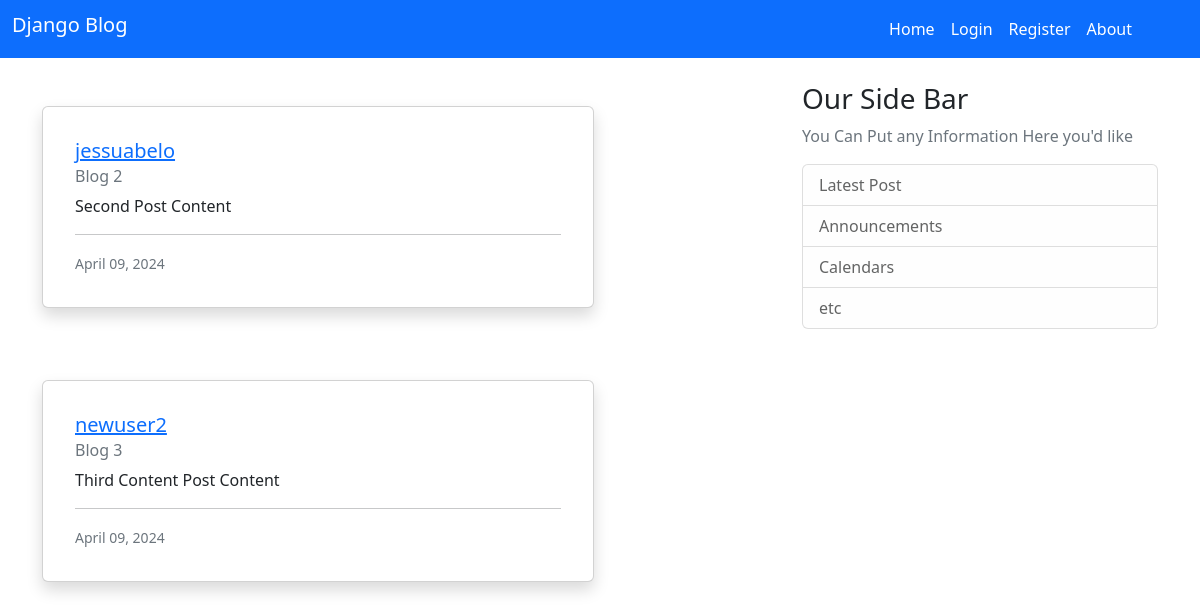
The page / on the database its author committed.
### blog/models.py (models this page shows, shortened)
class Post(models.Model):
    title = models.CharField(max_length = 100)
    content = models.TextField()
    date_post = models.DateTimeField(default = timezone.now) # default para orsida nia bele post tuir timezone depende ba user
    author = models.ForeignKey(User, on_delete = models.CASCADE)

### blog/views.py (the view)
# urls.py: path('', views.home, name='blog-home'),
def home(request):
    context = {
        'posts': Post.objects.all()
    }
    return render(request, 'blog/home.html', context)

### blog/templates/blog/home.html
{% extends "blog/base.html" %} {% block content %} {% for post in posts %}
<br />
<div
  class="card shadow p-3 mb-5 bg-body rounded position-relative  w-75 p-3"
  style="background-color: #ffffff;"
  style="width: 18rem;"
>
  <div class="card-body">
    <h5 class="card-title"><a href="#">{{ post.author }}</a></h5>
    <h6 class="card-subtitle mb-2 text-muted">{{ post.title }}</h6>
    <p class="card-text">{{ post.content }}</p>
    <hr />
    <small class="text-muted">{{ post.date_post| date:"F d, Y" }}</small>
  </div>
</div>
{% endfor %} {% endblock content %}

### rows shown on the page
Post: author "jessuabelo", title "Blog 2", content "Second Post Content", date_post "April 09, 2024"
Post: author "newuser2", title "Blog 3", content "Third Content Post Content", date_post "April 09, 2024"
